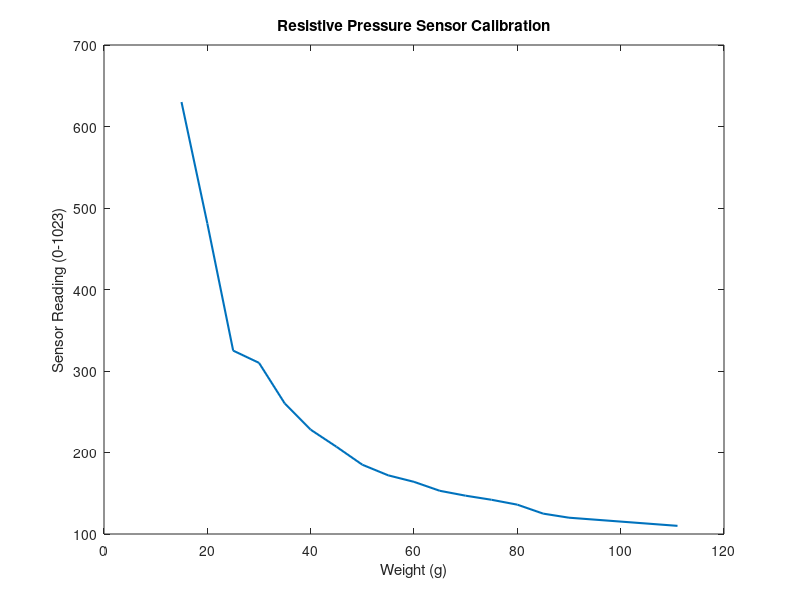
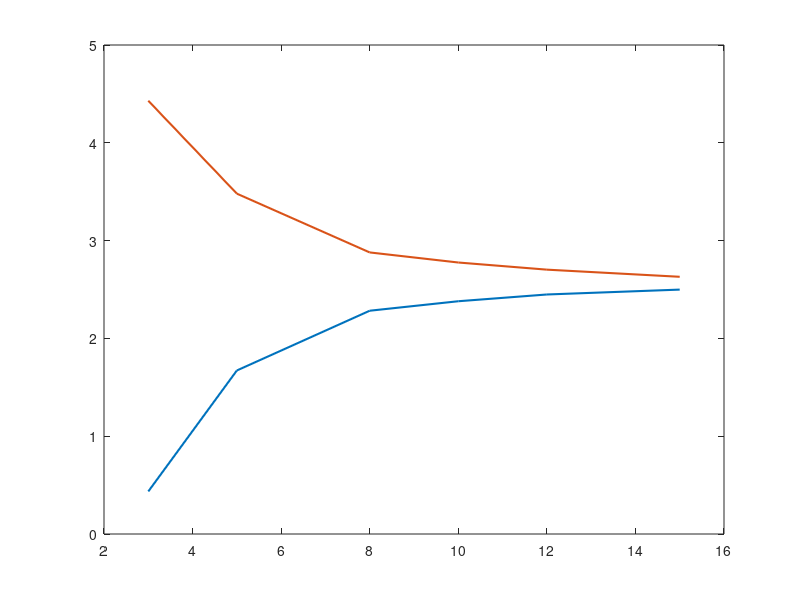

These charts were generated, in order, by the following MATLAB code: (Note: this script raises an error after producing the figures.)
clc 
close all

hall_effect = load("hall_effect_data.csv");
pressure = load("pressure_data.csv");

distance = hall_effect(:, 1);
polarity_1 = hall_effect(:, 2);
polarity_2 = hall_effect(:, 4);

weight = pressure(:, 1);
sensor_reading = pressure(:, 2);

figure
plot(weight, sensor_reading, "LineWidth", 1.5)
title("Resistive Pressure Sensor Calibration")
xlabel("Weight (g)")
ylabel("Sensor Reading (0-1023)")

figure
plot(distance, polarity_2, "LineWidth", 1.5)
hold on
plot(distance, polarity_1, "LineWidth", 1.5)
yline(2.55, "--")
xlabel("Distance (mm)")
ylabel("Sensor Reading (V)")
title("Hall Effect Sensor Calibration")
legend("North Side", "South Side", "Equilibrium")
